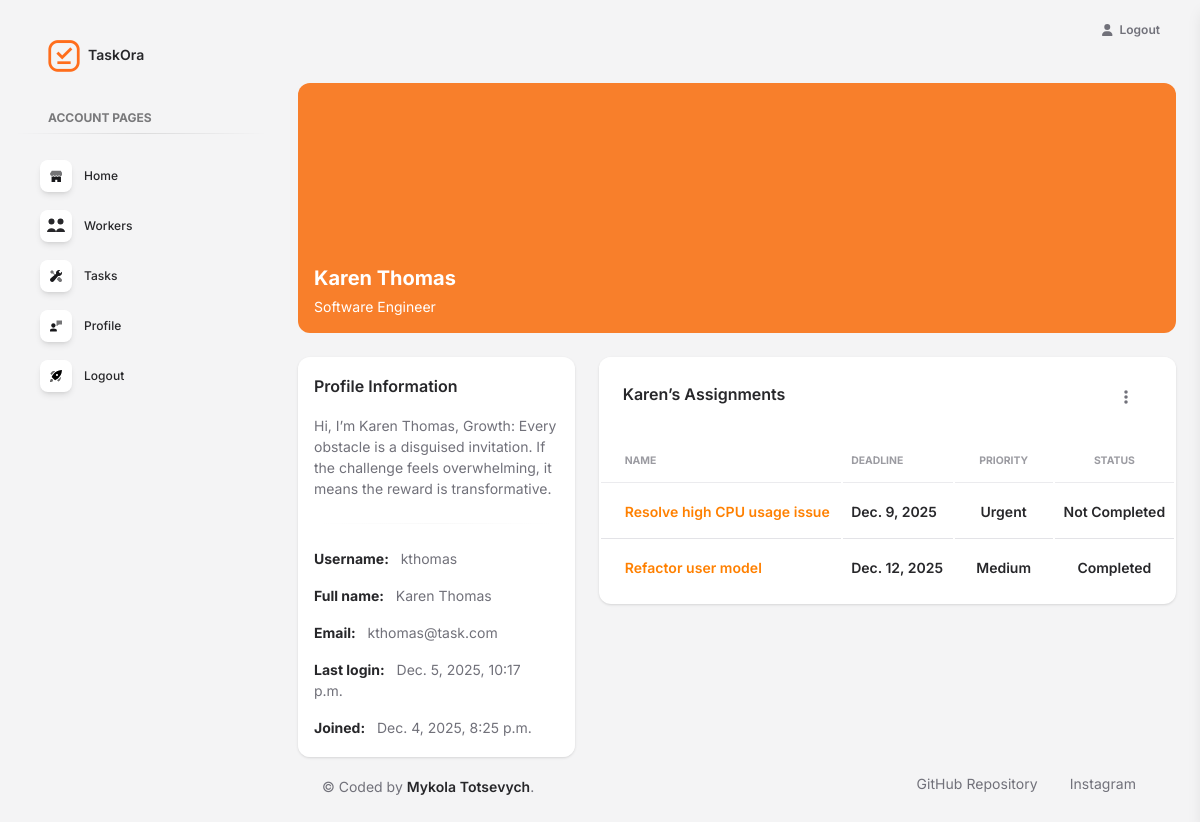
Page /profile/18/ (signed in) on the earlier database version.
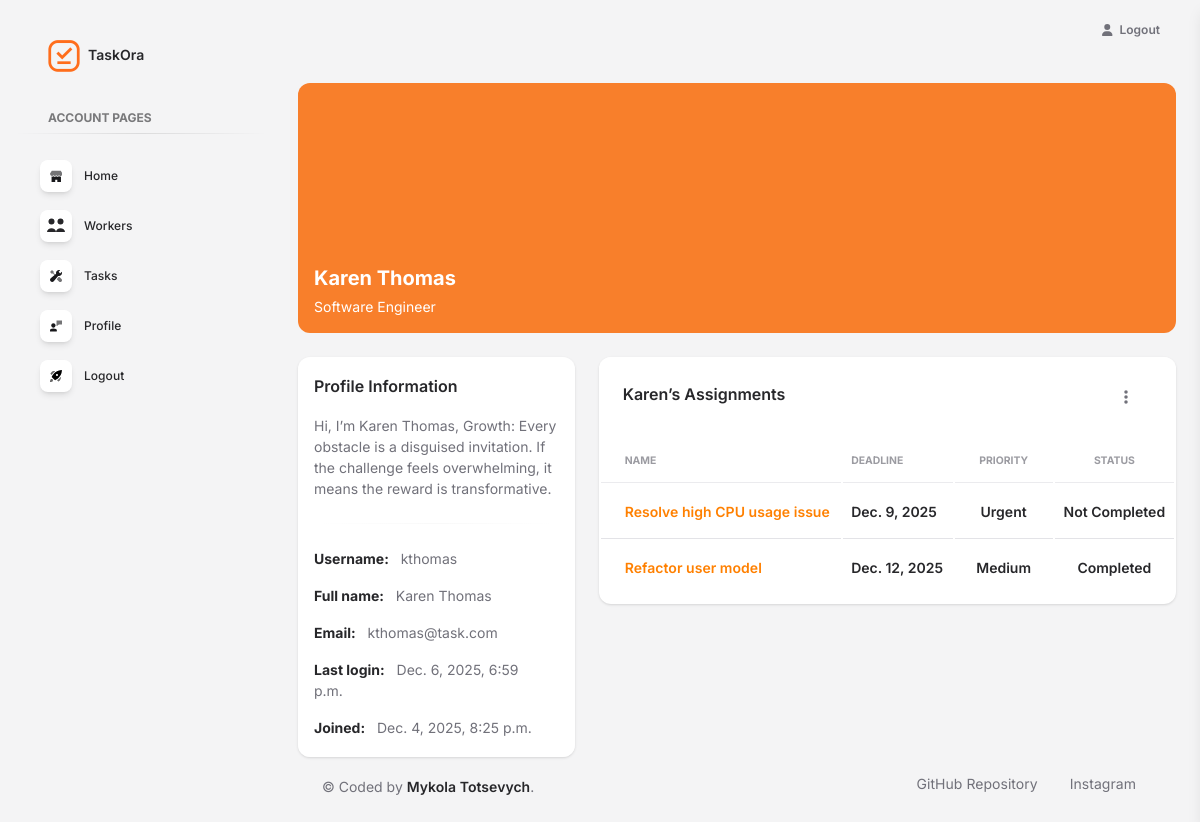
Same page on the later database version.
### task_manager/models.py (models this page shows, shortened)
class Worker(AbstractUser):
    bio = models.TextField(null= True, blank=True)
    position = models.ForeignKey(
        Position,
        on_delete=models.CASCADE,
        related_name="workers"
    )

class Position(models.Model):
    name = models.CharField(max_length=255, unique=True)
    class Meta:
        ordering = ("name",)
    def __str__(self):
        return self.name

### task_manager/views.py (the view)
# urls.py: path("profile/<int:pk>/", WorkerDetailView.as_view(), name="profile-detail"),
class WorkerDetailView(LoginRequiredMixin, generic.DetailView):
    model = Worker
    template_name = "task_manager/profile.html"
    def get_context_data(self, **kwargs):
        context = super().get_context_data(**kwargs)
        if self.request.GET.get("completed") == "Yes":
            context["tasks"] = self.object.tasks.filter(is_completed=True)
        elif self.request.GET.get("completed") == "No":
            context["tasks"] = self.object.tasks.filter(is_completed=False)
        else:
            context["tasks"] = self.object.tasks.all()
        return context

### task_manager/templatetags/admin_soft.py (called while the page is built)
@assignment_tag(takes_context=True)
def get_direction(context):
    res = {
        'panel': 'text-left',
        'notify': 'right',
        'float': 'float-right',
        'reverse_panel': 'text-right',
        'nav': 'ml-auto'
    }
    if context.get('LANGUAGE_BIDI'):
        res['panel'] = 'text-right'
        res['notify'] = 'left'
        res['float'] = ''
        res['reverse_panel'] = 'text-left'
        res['nav'] = 'mr-auto'
    return res

@assignment_tag(takes_context=True)
def get_admin_setting(context):
    res = {
    }
    return res

### templates/task_manager/profile.html (shortened to what the changed rows need)
{% extends "layouts/base.html" %}
{% load static %}
{% block content %}
  <div class="container-fluid">
    <div class="page-header min-height-250 border-radius-lg mt-4 d-flex flex-column justify-content-end">
      <div class="w-100 position-relative p-3">
        <div class="d-flex justify-content-between align-items-end">
          <div class="d-flex align-items-center">
            <div>
              <h5 class="mb-1 text-white font-weight-bolder">
                {{ worker.first_name }} {{ worker.last_name }}
              </h5>
              <p class="mb-0 text-white text-sm">
                {{ worker.position }}
              </p>
            </div>
          </div>
        </div>
      </div>
    </div>
  </div>
  <div class="container-fluid py-4">
    <div class="row">
      <div class="col-12 col-xl-4">
        <div class="card h-100" style="min-height: 400px; max-height: 400px; overflow-y: auto;">
          <div class="card-body p-3">
            {% if worker.bio %}
              <p class="text-sm">
                {{ worker.bio }}
              </p>
            {% else %}
              <p class="text-sm">
                No bio here.
              </p>
            {% endif %}
            <hr class="horizontal gray-light my-4">
            <ul class="list-group">
              <li class="list-group-item border-0 ps-0 pt-0 text-sm"><strong class="text-dark">Username:</strong> &nbsp; {{ worker.username }}</li>
              <li class="list-group-item border-0 ps-0 text-sm">
                <strong class="text-dark">Full name:</strong> &nbsp; {% if worker.first_name and worker.last_name %} {{ worker.first_name }} {{ worker.last_name }} {% else %} Full name not saved yet. {% endif %}
              </li>
              <li class="list-group-item border-0 ps-0 text-sm"><strong class="text-dark">Email:</strong> &nbsp; {% if worker.email %} {{ worker.email }} {% else %} Email not saved yet. {% endif %}</li>
              <li class="list-group-item border-0 ps-0 text-sm"><strong class="text-dark">Last login:</strong> &nbsp; {% if worker.last_login %} {{ worker.last_login }} {% else %} Not logged in yet. {% endif %}</li>
              <li class="list-group-item border-0 ps-0 text-sm"><strong class="text-dark text-sm">Joined:</strong> &nbsp; {{ worker.date_joined }}</li>
            </ul>
          </div>
        </div>
      </div>
      <div class="col-12 col-xl-8">
        <div class="card">
          <div class="card-header pb-0">
            <div class="row">
              {% if worker.first_name %}
                <div class="col-lg-6 col-7">
                  <h6>{{ worker.first_name }}’s Assignments</h6>
                </div>
              {% else %}
                <div class="col-lg-6 col-7">
                  <h6>Worker’s Assignments</h6>
                </div>
              {% endif %}
          </div>
        </div>
        <div class="card-body px-0 pb-2">
          <div class="table-responsive" style="max-height: 46vh; overflow-y: auto;">
            <table class="table align-items-center mb-0">
              {% if tasks %}
                <thead>
                  <tr>
                    <th class="text-uppercase text-secondary text-xxs font-weight-bolder opacity-7">Name</th>
                    <th class="text-uppercase text-secondary text-xxs font-weight-bolder opacity-7 ps-2">Deadline</th>
                    <th class="text-center text-uppercase text-secondary text-xxs font-weight-bolder opacity-7">Priority</th>
                    <th class="text-center text-uppercase text-secondary text-xxs font-weight-bolder opacity-7">Status</th>
                  </tr>
                </thead>
              {% else %}
                <div class="card-body px-4 py-3">
                  <h6 class="mb-0">There is nothing here.</h6>
                </div>
              {% endif %}
            </table>
          </div>
        </div>
        </div>
      </div>
    </div>
  </div>
{% endblock content %}

Differences in the rows shown:
changed Worker "Karen": last_login "Dec. 5, 2025, 10:17 p.m." → "Dec. 6, 2025, 6:59 p.m."
